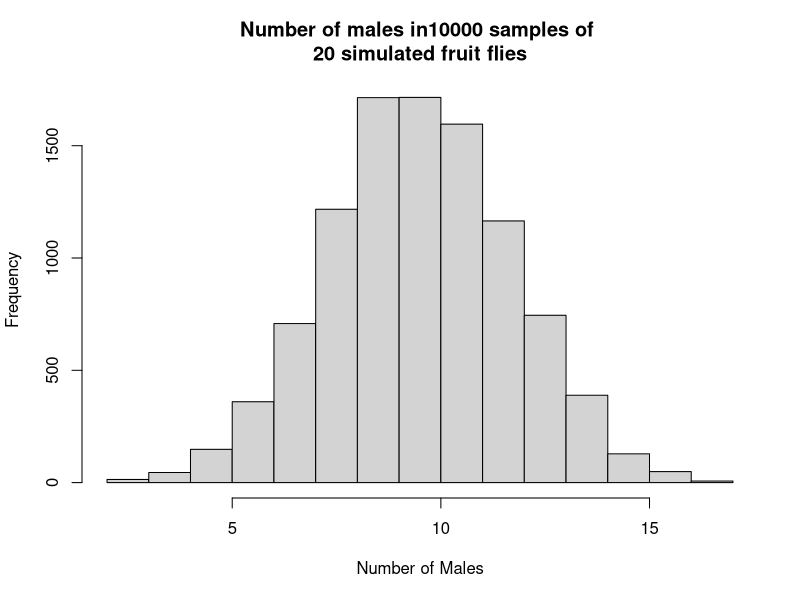

Source code (R):
## ---- chunk 1
# Set the number of trials
n_trials <- 10000

# set the sample size for each trial
sample_size <- 20

# An empty array to store the trials
scores <- numeric(n_trials)

# Do 10000 trials
for (i in 1:n_trials) {
    # Generate 20 simulated fruit flies, where each has an equal chance of being
    # male or female
    a <- sample(c('male', 'female'),
                size=sample_size,
                prob=c(0.5, 0.5),
                replace=TRUE)

    # count the number of males in the sample
    b <- sum(a == 'male')

    # store the result of this trial
    scores[i] <- b
}

# Produce a histogram of the trial results
title_of_plot <- paste0("Number of males in", n_trials, " samples of \n", sample_size, " simulated fruit flies")
hist(scores, xlab='Number of Males', main=title_of_plot)
## ---- chunk 2
# Determine the number of trials in which we had 14 or more males.
j <- sum(scores >= 14)

# Determine the number of trials in which we had 6 or fewer males.
k <- sum(scores <= 6)

# Add the two results together.
m <- j + k

# Convert to a proportion.
mm <- m/n_trials

# Print the results.
print(mm)
